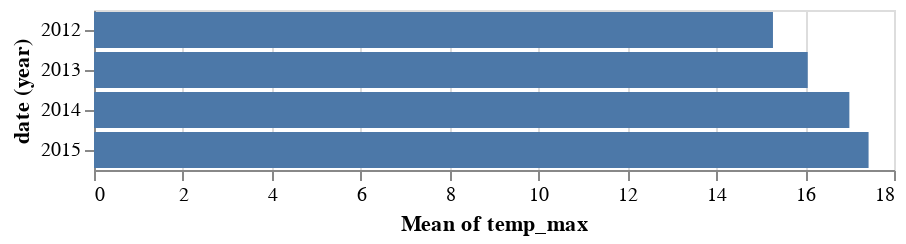

The notebook cell this image was saved under:
### Code cell
alt.Chart(df).mark_bar().encode(
    x='mean(temp_max)',
    y='year(date):O'
)

### Figure 1 — Vega-Lite specification as saved in the notebook (floating-point values rounded to 4 significant figures; data arrays with more than 128 entries replaced by an {"elided": "..."} marker saying what was removed)
{"config": {"view": {"continuousWidth": 400, "continuousHeight": 300}}, "data": {"name": "data-830c39fec90146253fb06a06c26374ef"}, "mark": "bar", "encoding": {"x": {"type": "quantitative", "aggregate": "mean", "field": "temp_max"}, "y": {"type": "ordinal", "field": "date", "timeUnit": "year"}}, "$schema": "https://vega.github.io/schema/vega-lite/v4.8.1.json", "datasets": {"data-830c39fec90146253fb06a06c26374ef": {"elided": "1461 records"}}}
